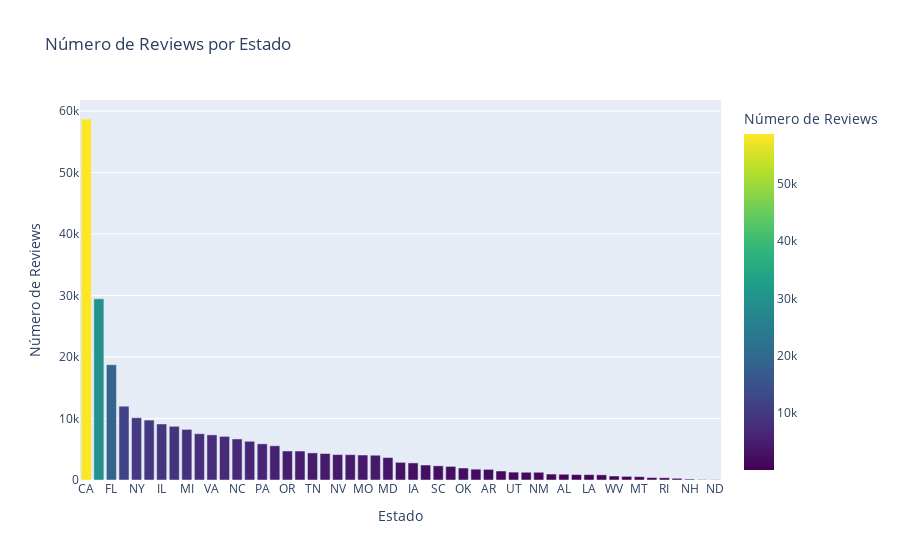

The notebook cell this image was saved under:
### Markdown cell above
- **Las calificaciones de las reseñas individuales también tienden a concentrarse en el rango de 3 a 5 estrellas, lo que sugiere una satisfacción general positiva entre los clientes.**

### Code cell
# Crear un gráfico de barras con el número de reviews por estado usando Plotly
import plotly.express as px
df = pd.read_parquet('../data/Starbucks_metadata_ETL_limpio.parquet')

# Agrupar por estado y sumar el número de reviews
reviews_by_state = df.groupby('state')['num_of_reviews'].sum().reset_index()

# Ordenar los datos por número de reviews
reviews_by_state = reviews_by_state.sort_values(by='num_of_reviews', ascending=False)

# Crear el gráfico
fig = px.bar(reviews_by_state, x='state', y='num_of_reviews', 
             title='Número de Reviews por Estado', 
             labels={'num_of_reviews': 'Número de Reviews', 'state': 'Estado'}, 
             color='num_of_reviews', color_continuous_scale='Viridis')

# Mostrar el gráfico
fig.show()

### Figure 1 — Plotly figure (JSON) as saved in the notebook; plotly's stock layout.template omitted (floating-point values rounded to 4 significant figures)
{"data": [{"alignmentgroup": "True", "hovertemplate": "Estado=%{x}<br>Número de Reviews=%{marker.color}<extra></extra>", "legendgroup": "", "marker": {"color": [58699, 29456, 18740, 12002, 10126, 9745, 9109, 8734, 8222, 7525, 7339, 7092, 6673, 6298, 5883, 5567, 4720, 4708, 4406, 4307, 4133, 4117, 4063, 4026, 3652, 2871, 2779, 2437, 2305, 2209, 1952, 1759, 1731, 1469, 1282, 1259, 1256, 969, 934, 883, 873, 843, 651, 593, 541, 395, 362, 275, 150, 68, 42], "coloraxis": "coloraxis", "pattern": {"shape": ""}}, "name": "", "offsetgroup": "", "orientation": "v", "showlegend": false, "textposition": "auto", "type": "bar", "x": ["CA", "TX", "FL", "WA", "NY", "AZ", "IL", "IN", "MI", "CO", "VA", "NE", "NC", "OH", "PA", "GA", "OR", "MN", "TN", "NJ", "NV", "MA", "MO", "WI", "MD", "CT", "IA", "HI", "SC", "ID", "OK", "DC", "AR", "KY", "UT", "KS", "NM", "AK", "AL", "ME", "LA", "DE", "WV", "MS", "MT", "WY", "RI", "SD", "NH", "VT", "ND"], "xaxis": "x", "y": [58699, 29456, 18740, 12002, 10126, 9745, 9109, 8734, 8222, 7525, 7339, 7092, 6673, 6298, 5883, 5567, 4720, 4708, 4406, 4307, 4133, 4117, 4063, 4026, 3652, 2871, 2779, 2437, 2305, 2209, 1952, 1759, 1731, 1469, 1282, 1259, 1256, 969, 934, 883, 873, 843, 651, 593, 541, 395, 362, 275, 150, 68, 42], "yaxis": "y"}], "layout": {"barmode": "relative", "coloraxis": {"colorbar": {"title": {"text": "Número de Reviews"}}, "colorscale": [[0, "#440154"], [0.1111, "#482878"], [0.2222, "#3e4989"], [0.3333, "#31688e"], [0.4444, "#26828e"], [0.5556, "#1f9e89"], [0.6667, "#35b779"], [0.7778, "#6ece58"], [0.8889, "#b5de2b"], [1, "#fde725"]]}, "legend": {"tracegroupgap": 0}, "title": {"text": "Número de Reviews por Estado"}, "xaxis": {"anchor": "y", "domain": [0, 1], "title": {"text": "Estado"}}, "yaxis": {"anchor": "x", "domain": [0, 1], "title": {"text": "Número de Reviews"}}}}
